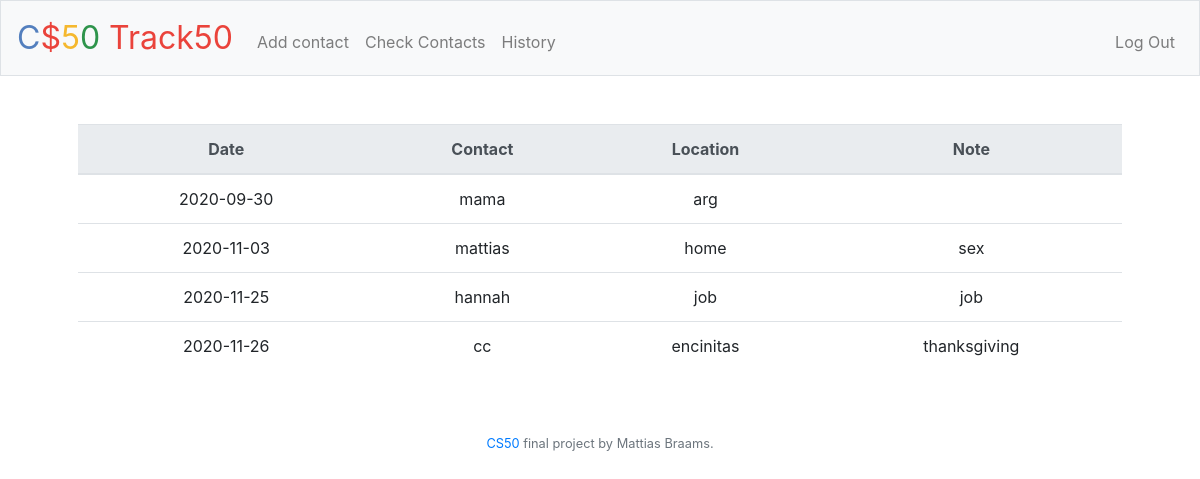
Screenshot of /history (signed in) with the database file from the repository.
### tables this page shows
CREATE TABLE 'history' ('user_id' integer NOT NULL,'date' date NOT NULL, 'contact' text NOT NULL, 'location' text, 'memo' text);

### application.py (the view)
@app.route("/history")
@login_required
def history():
    rows = db.execute("SELECT * FROM history WHERE user_id = :user_id ORDER BY date",
                user_id = session["user_id"])
    return render_template("history.html", rows = rows)

### application.py (called while the page is built)
@app.after_request
def after_request(response):
    response.headers["Cache-Control"] = "no-cache, no-store, must-revalidate"
    response.headers["Expires"] = 0
    response.headers["Pragma"] = "no-cache"
    return response

### helpers.py (called while the page is built)
def login_required(f):
    @wraps(f)
    def decorated_function(*args, **kwargs):
        if session.get("user_id") is None:
            return redirect("/login")
        return f(*args, **kwargs)
    return decorated_function

### templates/history.html (shortened to what this page needs)
{% extends "layout.html" %}
{% block main %}
<table class="table">
        <thead class="thead-light">
            <tr>
                <th scope="col">Date</th>
                <th scope="col">Contact</th>
                <th scope="col">Location</th>
                <th scope="col">Note</th>
            </tr>
        </thead>
        <tbody class=".table-striped">
            {% for row in rows %}
            <tr>
                <td>{{ row["date"]}} </td>
                <td>{{ row["contact"]}} </td>
                <td>{{ row["location"]}} </td>
                <td>{{ row["memo"]}} </td>
            </tr>
            {% endfor %}
        </tbody>
</table>
{% endblock %}

### rows the page displays
history: date "2020-09-30", contact "mama", location "arg"
history: date "2020-11-03", contact "mattias", location "home", memo "sex"
history: date "2020-11-25", contact "hannah", location "job", memo "job"
history: date "2020-11-26", contact "cc", location "encinitas", memo "thanksgiving"
